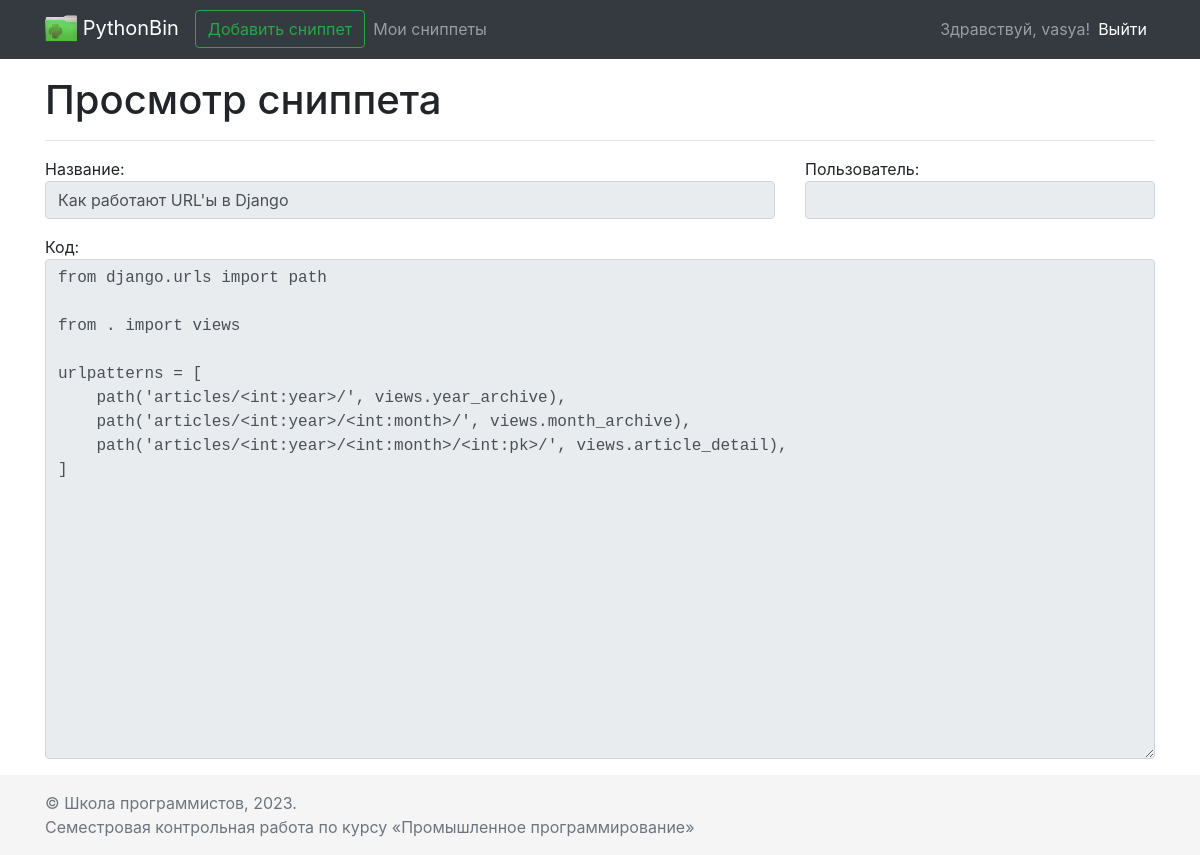
/snippets/2 (signed in), run on the app's committed database.
### main/models.py (models this page shows)
class Snippet(models.Model):
    name = models.CharField(max_length=200)
    code = models.TextField(max_length=5000)
    creation_date = models.DateTimeField()
    user = models.ForeignKey(to=User, on_delete=models.CASCADE,
                             blank=True, null=True)  # can be empty due to usage of AnonymousUser

### main/views.py (the view)
# urls.py: path('snippets/<int:id>', views.view_snippet_page, name='view_snippet'),
def view_snippet_page(request, id):
    context = get_base_context(request, 'Просмотр сниппета')
    try:
        record = Snippet.objects.get(id=id)
        context['addform'] = AddSnippetForm(
            initial={
                'user': record.user,
                'name': record.name,
                'code': record.code,
            }
        )
    except Snippet.DoesNotExist:
        raise Http404
    return render(request, 'pages/view_snippet.html', context)

### main/forms.py
class LoginForm(forms.Form):
    username = forms.CharField(
        max_length=20,
        required=True,
        widget=forms.TextInput(
            attrs={
                'class': 'form-control',
                'placeholder': 'Username',
            }
        )
    )
    password = forms.CharField(
        max_length=20,
        required=True,
        widget=forms.PasswordInput(
            attrs={
                'class': 'form-control',
                'placeholder': 'Password',
            }
        )
    )

class AddSnippetForm(forms.Form):
    name = forms.CharField(
        label='Название',
        max_length=200,
        widget=forms.TextInput(
            attrs={
                'class': 'form-control'
            }
        )
    )
    user = forms.CharField(
        label='Пользователь',
        max_length=20,
        widget=forms.TextInput(
            attrs={
                'class': 'form-control',
                'disabled': '',
            }
        ),
        required=False
    )
    code = forms.CharField(
        label='Код',
        max_length=5000,
        widget=forms.Textarea(
            attrs={
                'class': 'form-control',
                'style': 'height:500px'
            }
        )
    )

### main/views.py (called while the page is built)
def get_base_context(request, pagename):
    return {
        'pagename': pagename,
        'loginform': LoginForm(),
        'user': request.user,
    }

### main/templates/pages/view_snippet.html (shortened to what this page needs)
{% extends 'base.html' %}
{% block content %}
<div class="row">
    <div class="col">
        <form>
            <fieldset disabled>
                <div class="form-group row">
                    <div class="col col-8">
                        {{ addform.name.label }}: {{ addform.name }}
                    </div>
                    <div class="col col-4">
                        {{ addform.user.label }}: {{ addform.user }}
                    </div>
                </div>
                <div class="form-group row">
                    <div class="col">
                        {{ addform.code.label }}: {{ addform.code }}
                    </div>
                </div>
            </fieldset>
        </form>
    </div>
</div>
{% endblock %}

### main/templates/header.html (shortened to what this page needs)
{% load static %}
<nav class="navbar navbar-expand-md navbar-dark fixed-top bg-dark">
    <div class="container">
        <a class="navbar-brand" href="{% url 'index' %}">
            <img src="{% static 'images/logo.png' %}" width="32" height="32" alt="">
            PythonBin
        </a>
        <div class="collapse navbar-collapse" id="navbarCollapse">
            <ul class="navbar-nav mr-auto">
                <li class="form-inline">
                    <a class="btn btn-outline-success" href="{% url 'add_snippet' %}">Добавить сниппет</a>
                </li>
                {% if request.user.is_authenticated %}
                    <li class="nav-item"><a class="nav-link" href="{% url 'my_snippets' %}">Мои сниппеты</a></li>
                {% endif %}
            </ul>
            {% if request.user.is_authenticated %}
                <ul class="navbar-nav mr-right">
                    <span class="navbar-text">
                        Здравствуй, {{ request.user.username }}!
                    </span>
                    <li class="nav-item active"><a class="nav-link" href="{% url 'logout' %}">Выйти</a></li>
                </ul>
            {% endif %}
        </div>
    </div>
</nav>

### main/templates/pages/view_snippet.html (style rules this page uses)
textarea { font-family:monospace; }

### data on the page
Snippet: name "Как работают URL'ы в Django", code "from django.urls import path from . import views urlpatterns = [ path('articles/<int:year>/', views.year_archive), path('articles/<int:year>/<int:month>/', views.month_archive), path('articles/<int:year>/<int:month>/<int:pk>/', views.article_detail), ]"

### other printed values
{{ request.user.username }} "vasya"
{{ pagename }} "Просмотр сниппета"
{{ addform.name.label }} "Название"
{{ addform.user.label }} "Пользователь"
{{ addform.code.label }} "Код"
